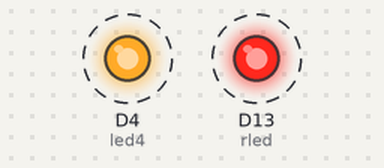
Bench run of a program on a simulated CircuitPython board. Shown: output pins drawn as LEDs (lit = HIGH). Dashed ring = blinking. What the program prints to the serial console is not drawn.

Above: at 0.5 s.
Timing chart, 0 to 4.6 s (numbered marks = the images above):
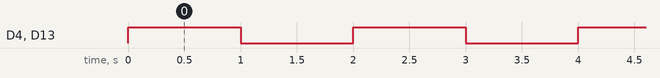

The program:

main.py
```python
import board
import digitalio
import time
# Assign pin D13 (On-Board Red LED)
rled = digitalio.DigitalInOut(board.D13)
# Assign pin D4 (External LED)
led4 = digitalio.DigitalInOut(board.D4)
# Set pin IO Direction
rled.direction = digitalio.Direction.OUTPUT
led4.direction = digitalio.Direction.OUTPUT
# Main Loop
while True:
    # Set LED state to ON
    rled.value = led4.value = True
    # Serial Output LED values
    print("rled Value: ", rled.value, "led4 Value: ", led4.value)
    # Pause for 1 second
    time.sleep(1)
    # Set LED state to OFF
    rled.value = led4.value = False
    # Serial Output LED values
    print("rled Value: ", rled.value, "led4 Value: ", led4.value)
    # Pause for 1 second
    time.sleep(1)
```

Measured:
- by itself, D4 (led4), D13 (rled): alternates HIGH for 1.0 s and LOW for 1.0 s
